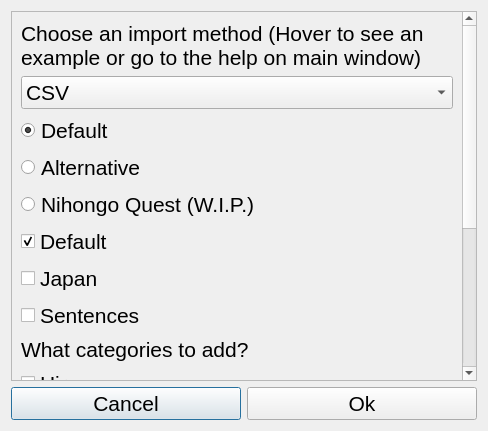
<?xml version="1.0" encoding="UTF-8"?>
<ui version="4.0">
 <class>DialogImport</class>
 <widget class="QDialog" name="DialogImport">
  <property name="geometry">
   <rect>
    <x>0</x>
    <y>0</y>
    <width>488</width>
    <height>431</height>
   </rect>
  </property>
  <property name="font">
   <font>
    <pointsize>16</pointsize>
   </font>
  </property>
  <property name="windowTitle">
   <string>Choose Import Method</string>
  </property>
  <layout class="QVBoxLayout" name="verticalLayout_2">
   <item>
    <widget class="QScrollArea" name="scrollArea">
     <property name="widgetResizable">
      <bool>true</bool>
     </property>
     <widget class="QWidget" name="scrollAreaWidgetContents">
      <property name="geometry">
       <rect>
        <x>0</x>
        <y>0</y>
        <width>458</width>
        <height>975</height>
       </rect>
      </property>
      <layout class="QVBoxLayout" name="verticalLayout">
       <item>
        <widget class="QLabel" name="label">
         <property name="text">
          <string>Choose an import method (Hover to see an example or go to the help on main window)</string>
         </property>
         <property name="scaledContents">
          <bool>false</bool>
         </property>
         <property name="wordWrap">
          <bool>true</bool>
         </property>
        </widget>
       </item>
       <item>
        <widget class="QComboBox" name="comboBox_import">
         <item>
          <property name="text">
           <string>CSV</string>
          </property>
         </item>
         <item>
          <property name="text">
           <string>JSON</string>
          </property>
         </item>
        </widget>
       </item>
       <item>
        <layout class="QVBoxLayout" name="verticalLayout_csv">
         <item>
          <widget class="QRadioButton" name="radioButton_csv">
           <property name="toolTip">
            <string>question1
answer1,answer1a,answer1b
question2
answer2</string>
           </property>
           <property name="text">
            <string>Default</string>
           </property>
           <property name="checked">
            <bool>true</bool>
           </property>
          </widget>
         </item>
         <item>
          <widget class="QRadioButton" name="radioButton_alternative">
           <property name="toolTip">
            <string>&lt;html&gt;&lt;head/&gt;&lt;body&gt;&lt;p&gt;This is a more common alternative csv format:&lt;br/&gt;question1,answer1a,answer1b,answer1c&lt;br/&gt;question2,answer2&lt;/p&gt;&lt;/body&gt;&lt;/html&gt;</string>
           </property>
           <property name="text">
            <string>Alternative</string>
           </property>
          </widget>
         </item>
         <item>
          <widget class="QRadioButton" name="radioButton_nq">
           <property name="toolTip">
            <string>&lt;html&gt;&lt;head/&gt;&lt;body&gt;&lt;p&gt;Take the vocabulary.csv from the game files and choose it.&lt;/p&gt;&lt;/body&gt;&lt;/html&gt;</string>
           </property>
           <property name="text">
            <string>Nihongo Quest (W.I.P.)</string>
           </property>
          </widget>
         </item>
        </layout>
       </item>
       <item>
        <layout class="QVBoxLayout" name="verticalLayout_json">
         <item>
          <widget class="QCheckBox" name="checkBox_json">
           <property name="toolTip">
            <string>&quot;some pairs&quot; doesn't matter, it's a placeholder and there can be any name or even multiple lists
You'll have to implement the &quot;question&quot; and &quot;answer&quot; fields accordingly.
{
    &quot;some pairs&quot;: [
        {
            &quot;question&quot;: [&quot;question1&quot;],
            &quot;answer&quot;: [&quot;answer1&quot;, &quot;answer1a&quot;, &quot;answer1b&quot;]
        },
        {
            &quot;question&quot;: [&quot;question2&quot;],
            &quot;answer&quot;: [&quot;answer2&quot;]
        }
    ]
}</string>
           </property>
           <property name="text">
            <string>Default</string>
           </property>
           <property name="checked">
            <bool>true</bool>
           </property>
          </widget>
         </item>
         <item>
          <widget class="QCheckBox" name="checkBox_jp">
           <property name="toolTip">
            <string>&quot;some pairs&quot; doesn't matter, it's a placeholder and there can be any name or even multiple lists
This will create a question for meaning and pronunciation
You will have to create &quot;question&quot;, &quot;answer&quot; and &quot;pronunciation&quot; fields accordingly.
{
    &quot;some pairs&quot;: [
        {
            &quot;question&quot;: [&quot;一&quot;],
            &quot;answer&quot;: [&quot;one&quot;, &quot;1&quot;],
            &quot;pronunciation&quot;: [&quot;いち&quot;]
        },
        {
            &quot;question&quot;: [&quot;四&quot;],
            &quot;answer&quot;: [&quot;two&quot;, &quot;2&quot;],
            &quot;pronunciation&quot;: [&quot;し&quot;, &quot;よん&quot;]
        }
    ]
}</string>
           </property>
           <property name="text">
            <string>Japan</string>
           </property>
          </widget>
         </item>
         <item>
          <widget class="QCheckBox" name="checkBox_sentences">
           <property name="toolTip">
            <string>&quot;some pairs&quot; doesn't matter, it's a placeholder and there can be any name or even multiple lists
This will create a question for meaning and pronunciation
You will have to create a sentence block and the fields in it, other fields don't have to be implemented unless you check them on the menu.
{
    &quot;some pairs&quot;: [
        {
            {
                &quot;sentence&quot;: &quot;お父さんは悪くなかった。&quot;,
                &quot;answer&quot;: &quot;As for Father, he was not bad.&quot;
            }
        },
        {
            &quot;sentences&quot;: [
                {
                    &quot;sentence&quot;: &quot;昨日は楽しくなった。&quot;,
                    &quot;answer&quot;: &quot;As for yesterday, it was not fun.&quot;
                }
            ]
        }
    ]
}</string>
           </property>
           <property name="text">
            <string>Sentences</string>
           </property>
          </widget>
         </item>
        </layout>
       </item>
       <item>
        <spacer name="verticalSpacer">
         <property name="orientation">
          <enum>Qt::Orientation::Vertical</enum>
         </property>
         <property name="sizeHint" stdset="0">
          <size>
           <width>50</width>
           <height>0</height>
          </size>
         </property>
        </spacer>
       </item>
       <item>
        <layout class="QVBoxLayout" name="verticalLayout_nq">
         <item>
          <widget class="QLabel" name="label_nq">
           <property name="text">
            <string>What categories to add?</string>
           </property>
          </widget>
         </item>
         <item>
          <widget class="QCheckBox" name="checkBox_nq_hiragana">
           <property name="toolTip">
            <string>Add all of Hiragana.
Example: あ - a</string>
           </property>
           <property name="statusTip">
            <string/>
           </property>
           <property name="text">
            <string>Hiragana</string>
           </property>
           <property name="checked">
            <bool>false</bool>
           </property>
          </widget>
         </item>
         <item>
          <widget class="QCheckBox" name="checkBox_nq_katakana">
           <property name="toolTip">
            <string>Add all of Katakana.
Example: ア - a</string>
           </property>
           <property name="text">
            <string>Katakana</string>
           </property>
           <property name="checked">
            <bool>false</bool>
           </property>
          </widget>
         </item>
         <item>
          <widget class="QCheckBox" name="checkBox_nq_radical">
           <property name="toolTip">
            <string>Add all of radicals.
Example: 一 - one</string>
           </property>
           <property name="text">
            <string>Radical</string>
           </property>
           <property name="checked">
            <bool>false</bool>
           </property>
          </widget>
         </item>
         <item>
          <widget class="QCheckBox" name="checkBox_nq_kanji">
           <property name="toolTip">
            <string>Add all of kanji.
Example: 丁 - street</string>
           </property>
           <property name="text">
            <string>Kanji</string>
           </property>
           <property name="checked">
            <bool>false</bool>
           </property>
          </widget>
         </item>
         <item>
          <widget class="QCheckBox" name="checkBox_nq_vocabulary_meaning">
           <property name="toolTip">
            <string>Add all of vocabulary meaning.
Example: 一 - one - いち</string>
           </property>
           <property name="text">
            <string>Vocab Meaning</string>
           </property>
           <property name="checked">
            <bool>true</bool>
           </property>
          </widget>
         </item>
         <item>
          <widget class="QCheckBox" name="checkBox_nq_vocabulary">
           <property name="toolTip">
            <string>Add all of vocabulary.
Example: くん - casual male suffix</string>
           </property>
           <property name="text">
            <string>Vocabulary</string>
           </property>
           <property name="checked">
            <bool>true</bool>
           </property>
          </widget>
         </item>
         <item>
          <widget class="QCheckBox" name="checkBox_nq_pronunciation">
           <property name="toolTip">
            <string>Includes the reading of items that have a reading.</string>
           </property>
           <property name="text">
            <string>Pronunciation</string>
           </property>
           <property name="checked">
            <bool>true</bool>
           </property>
          </widget>
         </item>
        </layout>
       </item>
      </layout>
     </widget>
    </widget>
   </item>
   <item>
    <layout class="QHBoxLayout" name="horizontalLayout">
     <item>
      <widget class="QPushButton" name="pushButton_cancel">
       <property name="text">
        <string>Cancel</string>
       </property>
      </widget>
     </item>
     <item>
      <widget class="QPushButton" name="pushButton_ok">
       <property name="text">
        <string>Ok</string>
       </property>
      </widget>
     </item>
    </layout>
   </item>
  </layout>
 </widget>
 <resources/>
 <connections/>
</ui>
